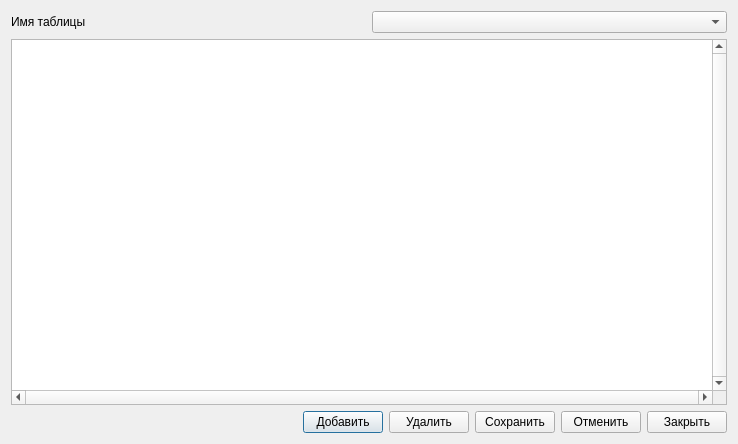
<?xml version="1.0" encoding="UTF-8"?>
<ui version="4.0">
 <class>winTables</class>
 <widget class="QDialog" name="winTables">
  <property name="geometry">
   <rect>
    <x>0</x>
    <y>0</y>
    <width>738</width>
    <height>444</height>
   </rect>
  </property>
  <property name="windowTitle">
   <string>Дополнительные таблицы</string>
  </property>
  <layout class="QVBoxLayout" name="verticalLayout">
   <item>
    <layout class="QHBoxLayout" name="horizontalLayout">
     <item>
      <widget class="QLabel" name="label">
       <property name="text">
        <string>Имя таблицы</string>
       </property>
      </widget>
     </item>
     <item>
      <widget class="QComboBox" name="cbTableName"/>
     </item>
    </layout>
   </item>
   <item>
    <widget class="QTableView" name="tvTable">
     <property name="verticalScrollBarPolicy">
      <enum>Qt::ScrollBarAlwaysOn</enum>
     </property>
     <property name="horizontalScrollBarPolicy">
      <enum>Qt::ScrollBarAlwaysOn</enum>
     </property>
     <property name="editTriggers">
      <set>QAbstractItemView::DoubleClicked</set>
     </property>
     <property name="alternatingRowColors">
      <bool>true</bool>
     </property>
     <property name="selectionMode">
      <enum>QAbstractItemView::SingleSelection</enum>
     </property>
     <property name="selectionBehavior">
      <enum>QAbstractItemView::SelectRows</enum>
     </property>
     <property name="verticalScrollMode">
      <enum>QAbstractItemView::ScrollPerPixel</enum>
     </property>
     <property name="horizontalScrollMode">
      <enum>QAbstractItemView::ScrollPerPixel</enum>
     </property>
     <property name="sortingEnabled">
      <bool>true</bool>
     </property>
    </widget>
   </item>
   <item>
    <layout class="QHBoxLayout" name="horizontalLayout_2">
     <item>
      <spacer name="horizontalSpacer">
       <property name="orientation">
        <enum>Qt::Horizontal</enum>
       </property>
       <property name="sizeHint" stdset="0">
        <size>
         <width>40</width>
         <height>20</height>
        </size>
       </property>
      </spacer>
     </item>
     <item>
      <widget class="QPushButton" name="pbAdd">
       <property name="text">
        <string>Добавить</string>
       </property>
      </widget>
     </item>
     <item>
      <widget class="QPushButton" name="pbDel">
       <property name="text">
        <string>Удалить</string>
       </property>
      </widget>
     </item>
     <item>
      <widget class="QPushButton" name="pbSubmit">
       <property name="text">
        <string>Сохранить</string>
       </property>
      </widget>
     </item>
     <item>
      <widget class="QPushButton" name="pbRevert">
       <property name="text">
        <string>Отменить</string>
       </property>
      </widget>
     </item>
     <item>
      <widget class="QPushButton" name="pbClose">
       <property name="text">
        <string>Закрыть</string>
       </property>
      </widget>
     </item>
    </layout>
   </item>
  </layout>
 </widget>
 <resources/>
 <connections/>
</ui>
